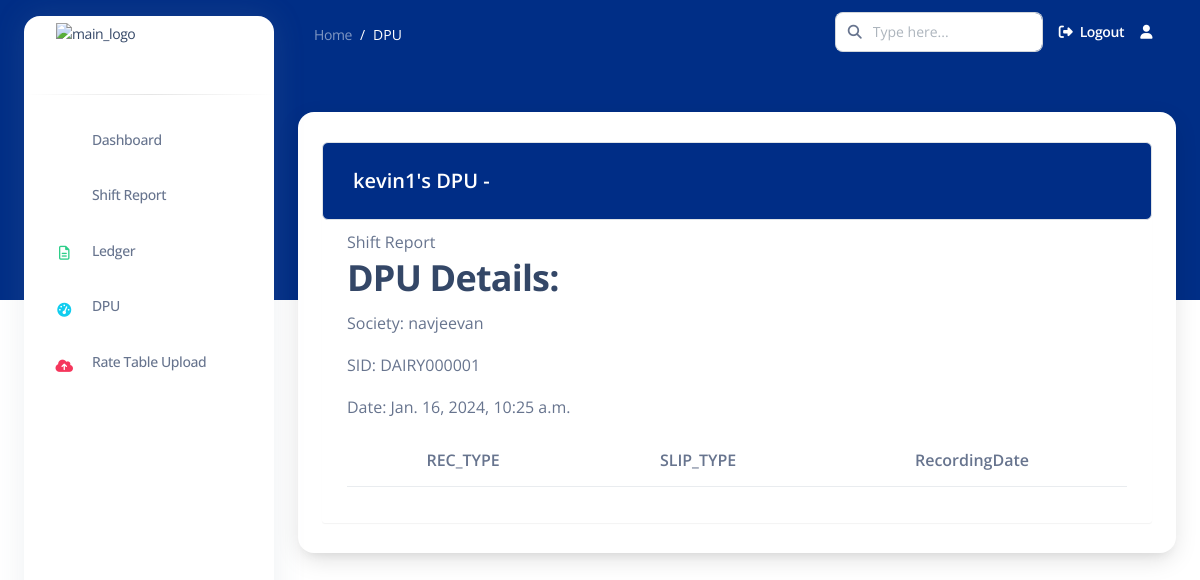
Screenshot of /dpudetails/DAIRY000001/ with the database file from the repository.
### apps/common/models.py (models this page shows, shortened)
class DPU(models.Model):
    user = models.ForeignKey(User, on_delete=models.CASCADE)
    location = models.CharField(max_length=255)
    st_id = models.CharField(max_length=50, unique=True, primary_key=True)
    society = models.CharField(max_length=255)
    mobile_number = models.CharField(max_length=15)
    owner = models.CharField(max_length=255)
    STATUS_CHOICES = [
        ('active', 'Active'),
        ('deactivated', 'Deactivated'),
    ]
    status = models.CharField(max_length=20, choices=STATUS_CHOICES, default='active')
    date = models.DateTimeField(auto_now_add=True)  # Automatically set on creation

### apps/common/views.py (the view)
# urls.py: path('dpudetails/<str:dpuid>/', dpudetails, name='dpudetails'),
def dpudetails(request, dpuid):
    dpu = get_object_or_404(DPU, st_id=dpuid)
    drecs = dpu.drec_set.all()  # Use the correct related name
    context = {
        'dpu': dpu,
        'drecs': drecs,
    }
    return render(request, 'common/dpudetails.html', context)

### templates/common/dpudetails.html (shortened to what this page needs)
{% extends 'base2.html' %}
{% load static %}
{% load crispy_forms_tags %}
{% block content %}
<nav class="navbar navbar-main navbar-expand-lg px-0 mx-4 shadow-none border-radius-xl " id="navbarBlur"
    data-scroll="false">
    <div class="container-fluid py-1 px-3">
        <nav aria-label="breadcrumb">
            <ol class="breadcrumb bg-transparent mb-0 pb-0 pt-1 px-0 me-sm-6 me-5">
                <li class="breadcrumb-item text-sm"><a class="opacity-5 text-white" href="">Home</a>
                </li>
                <li class="breadcrumb-item text-sm text-white active" aria-current="page">DPU</li>
            </ol>
        </nav>
        <div class="collapse navbar-collapse mt-sm-0 mt-2 me-md-0 me-sm-4" id="navbar">
            <div class="ms-md-auto pe-md-3 d-flex align-items-center">
                <div class="input-group">
                    <span class="input-group-text text-body"><i class="fas fa-search" aria-hidden="true"></i></span>
                    <input type="text" class="form-control" placeholder="Type here...">
                </div>
            </div>
            <ul class="navbar-nav  justify-content-end">
                <li class="nav-item d-flex align-items-center">
                    <a href="{% url 'logout' %}" class="nav-link text-white font-weight-bold px-0">
                        <i class="fa fa-sign-out me-sm-1"></i>
                        <span class="d-sm-inline d-none">Logout</span>
                    </a>
                </li>
                <li class="nav-item dropdown pe-2 px-3 d-flex align-items-center">
                    <a href="javascript:;" class="nav-link text-white p-0" id="dropdownMenuButton"
                        data-bs-toggle="dropdown" aria-expanded="false">
                        <i class="fa fa-user cursor-pointer"></i>
                    </a>
                </li>
            </ul>
        </div>
    </div>
</nav>
<div class="container-fluid mt-5">
    <div class="card o-hidden border-0 shadow-lg mt-5">
        <div class="container">
            <div class="table-wrapper table-responsive">
                <div class="table-title border rounded">
                    <div class="row">
                        <div class="col-sm-6">
                            <h5 class="text-white mt-2">{{ dpu.user.username }}'s DPU - {{ dpu.dpu_id }}</h5>
                        </div>
                    </div>
                </div>
                <table class="table table-striped table-hover rounded table-responsive">
                    <thead>
                        <h2>DPU Details:</h2>
                        <p>Society: {{ dpu.society }}</p>
                        <p>SID: {{ dpu.st_id }}</p>
                        <p>Date: {{ dpu.date }}</p>
                        <tr>
                            <th>REC_TYPE</th>
                            <th>SLIP_TYPE</th>
                            <th>RecordingDate</th>
                        </tr>
                    </thead>
                </table>
            </div>
        </div>
    </div>
</div>
{% endblock content %}

### templates/common/dpudetails.html (style rules this page uses)
.table-wrapper { background: #fff; padding: 20px 25px; margin: 30px 0; border-radius: 3px; box-shadow: 0 1px 1px rgba(0, 0, 0, .05); }
.table-title { padding-bottom: 1px; background: #002d86; color: #fff !important; padding: 16px 30px; margin: -20px -25px 10px; border-radius: 3px 3px 0 0; }
tr { text-align: center; }

### rows the page displays
DPU: user.username "kevin1", society "navjeevan", st_id "DAIRY000001", date "Jan. 16, 2024, 10:25 a.m."
